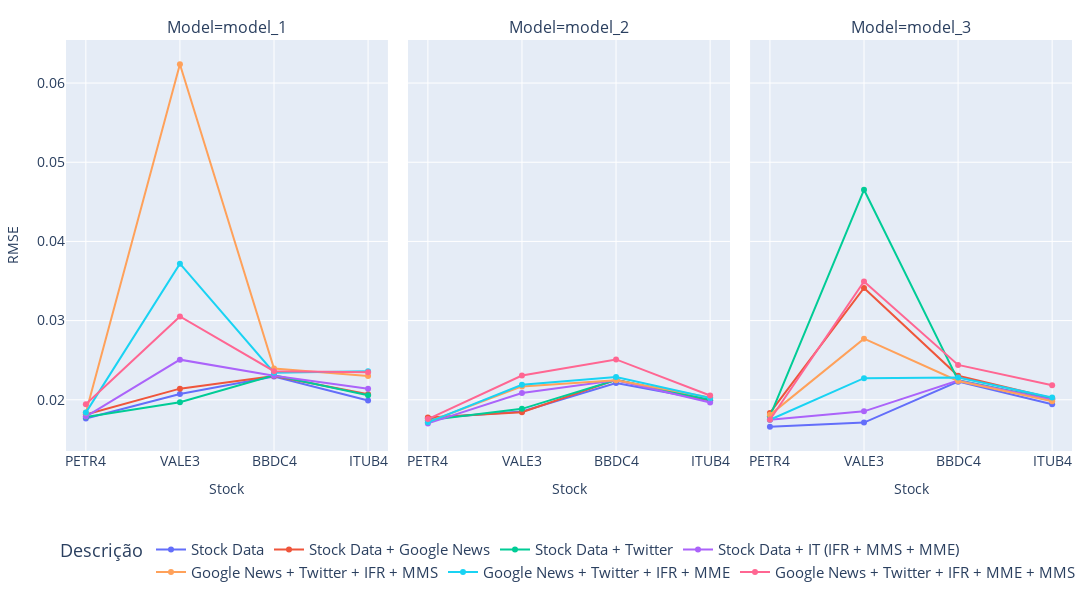

Notebook source saved alongside this figure:
### Code cell
# Grafico sem o modelo 4
fig = plot_rmse_facet_plotly(resultados_concatenados[resultados_concatenados['Model'] != 'model_4'])
fig.show()

### Figure 1 — Plotly figure (JSON) as saved in the notebook; plotly's stock layout.template omitted (floating-point values rounded to 4 significant figures)
{"data": [{"hovertemplate": "Descrição=Stock Data<br>Model=model_1<br>Stock=%{x}<br>RMSE=%{y}<extra></extra>", "legendgroup": "Stock Data", "line": {"color": "#636efa", "dash": "solid"}, "marker": {"symbol": "circle"}, "mode": "lines+markers", "name": "Stock Data", "orientation": "v", "showlegend": true, "type": "scatter", "x": ["PETR4", "VALE3", "BBDC4", "ITUB4"], "xaxis": "x", "y": [0.01763, 0.02073, 0.02294, 0.01991], "yaxis": "y"}, {"hovertemplate": "Descrição=Stock Data<br>Model=model_2<br>Stock=%{x}<br>RMSE=%{y}<extra></extra>", "legendgroup": "Stock Data", "line": {"color": "#636efa", "dash": "solid"}, "marker": {"symbol": "circle"}, "mode": "lines+markers", "name": "Stock Data", "orientation": "v", "showlegend": false, "type": "scatter", "x": ["PETR4", "VALE3", "BBDC4", "ITUB4"], "xaxis": "x2", "y": [0.01765, 0.01851, 0.02213, 0.01992], "yaxis": "y2"}, {"hovertemplate": "Descrição=Stock Data<br>Model=model_3<br>Stock=%{x}<br>RMSE=%{y}<extra></extra>", "legendgroup": "Stock Data", "line": {"color": "#636efa", "dash": "solid"}, "marker": {"symbol": "circle"}, "mode": "lines+markers", "name": "Stock Data", "orientation": "v", "showlegend": false, "type": "scatter", "x": ["PETR4", "VALE3", "BBDC4", "ITUB4"], "xaxis": "x3", "y": [0.0166, 0.01712, 0.02229, 0.01944], "yaxis": "y3"}, {"hovertemplate": "Descrição=Stock Data + Google News<br>Model=model_1<br>Stock=%{x}<br>RMSE=%{y}<extra></extra>", "legendgroup": "Stock Data + Google News", "line": {"color": "#EF553B", "dash": "solid"}, "marker": {"symbol": "circle"}, "mode": "lines+markers", "name": "Stock Data + Google News", "orientation": "v", "showlegend": true, "type": "scatter", "x": ["PETR4", "VALE3", "BBDC4", "ITUB4"], "xaxis": "x", "y": [0.01815, 0.0214, 0.02301, 0.0207], "yaxis": "y"}, {"hovertemplate": "Descrição=Stock Data + Google News<br>Model=model_2<br>Stock=%{x}<br>RMSE=%{y}<extra></extra>", "legendgroup": "Stock Data + Google News", "line": {"color": "#EF553B", "dash": "solid"}, "marker": {"symbol": "circle"}, "mode": "lines+markers", "name": "Stock Data + Google News", "orientation": "v", "showlegend": false, "type": "scatter", "x": ["PETR4", "VALE3", "BBDC4", "ITUB4"], "xaxis": "x2", "y": [0.01777, 0.01842, 0.02251, 0.01994], "yaxis": "y2"}, {"hovertemplate": "Descrição=Stock Data + Google News<br>Model=model_3<br>Stock=%{x}<br>RMSE=%{y}<extra></extra>", "legendgroup": "Stock Data + Google News", "line": {"color": "#EF553B", "dash": "solid"}, "marker": {"symbol": "circle"}, "mode": "lines+markers", "name": "Stock Data + Google News", "orientation": "v", "showlegend": false, "type": "scatter", "x": ["PETR4", "VALE3", "BBDC4", "ITUB4"], "xaxis": "x3", "y": [0.01834, 0.03412, 0.02303, 0.0202], "yaxis": "y3"}, {"hovertemplate": "Descrição=Stock Data + Twitter<br>Model=model_1<br>Stock=%{x}<br>RMSE=%{y}<extra></extra>", "legendgroup": "Stock Data + Twitter", "line": {"color": "#00cc96", "dash": "solid"}, "marker": {"symbol": "circle"}, "mode": "lines+markers", "name": "Stock Data + Twitter", "orientation": "v", "showlegend": true, "type": "scatter", "x": ["PETR4", "VALE3", "BBDC4", "ITUB4"], "xaxis": "x", "y": [0.01782, 0.0197, 0.02311, 0.02057], "yaxis": "y"}, {"hovertemplate": "Descrição=Stock Data + Twitter<br>Model=model_2<br>Stock=%{x}<br>RMSE=%{y}<extra></extra>", "legendgroup": "Stock Data + Twitter", "line": {"color": "#00cc96", "dash": "solid"}, "marker": {"symbol": "circle"}, "mode": "lines+markers", "name": "Stock Data + Twitter", "orientation": "v", "showlegend": false, "type": "scatter", "x": ["PETR4", "VALE3", "BBDC4", "ITUB4"], "xaxis": "x2", "y": [0.01741, 0.01885, 0.02248, 0.02], "yaxis": "y2"}, {"hovertemplate": "Descrição=Stock Data + Twitter<br>Model=model_3<br>Stock=%{x}<br>RMSE=%{y}<extra></extra>", "legendgroup": "Stock Data + Twitter", "line": {"color": "#00cc96", "dash": "solid"}, "marker": {"symbol": "circle"}, "mode": "lines+markers", "name": "Stock Data + Twitter", "orientation": "v", "showlegend": false, "type": "scatter", "x": ["PETR4", "VALE3", "BBDC4", "ITUB4"], "xaxis": "x3", "y": [0.01791, 0.04652, 0.02247, 0.02007], "yaxis": "y3"}, {"hovertemplate": "Descrição=Stock Data + IT (IFR + MMS + MME)<br>Model=model_1<br>Stock=%{x}<br>RMSE=%{y}<extra></extra>", "legendgroup": "Stock Data + IT (IFR + MMS + MME)", "line": {"color": "#ab63fa", "dash": "solid"}, "marker": {"symbol": "circle"}, "mode": "lines+markers", "name": "Stock Data + IT (IFR + MMS + MME)", "orientation": "v", "showlegend": true, "type": "scatter", "x": ["PETR4", "VALE3", "BBDC4", "ITUB4"], "xaxis": "x", "y": [0.01788, 0.02507, 0.02304, 0.02139], "yaxis": "y"}, {"hovertemplate": "Descrição=Stock Data + IT (IFR + MMS + MME)<br>Model=model_2<br>Stock=%{x}<br>RMSE=%{y}<extra></extra>", "legendgroup": "Stock Data + IT (IFR + MMS + MME)", "line": {"color": "#ab63fa", "dash": "solid"}, "marker": {"symbol": "circle"}, "mode": "lines+markers", "name": "Stock Data + IT (IFR + MMS + MME)", "orientation": "v", "showlegend": false, "type": "scatter", "x": ["PETR4", "VALE3", "BBDC4", "ITUB4"], "xaxis": "x2", "y": [0.01702, 0.02085, 0.02247, 0.01965], "yaxis": "y2"}, {"hovertemplate": "Descrição=Stock Data + IT (IFR + MMS + MME)<br>Model=model_3<br>Stock=%{x}<br>RMSE=%{y}<extra></extra>", "legendgroup": "Stock Data + IT (IFR + MMS + MME)", "line": {"color": "#ab63fa", "dash": "solid"}, "marker": {"symbol": "circle"}, "mode": "lines+markers", "name": "Stock Data + IT (IFR + MMS + MME)", "orientation": "v", "showlegend": false, "type": "scatter", "x": ["PETR4", "VALE3", "BBDC4", "ITUB4"], "xaxis": "x3", "y": [0.01749, 0.01854, 0.02242, 0.01999], "yaxis": "y3"}, {"hovertemplate": "Descrição=Google News + Twitter + IFR + MMS<br>Model=model_1<br>Stock=%{x}<br>RMSE=%{y}<extra></extra>", "legendgroup": "Google News + Twitter + IFR + MMS", "line": {"color": "#FFA15A", "dash": "solid"}, "marker": {"symbol": "circle"}, "mode": "lines+markers", "name": "Google News + Twitter + IFR + MMS", "orientation": "v", "showlegend": true, "type": "scatter", "x": ["PETR4", "VALE3", "BBDC4", "ITUB4"], "xaxis": "x", "y": [0.01837, 0.06237, 0.02396, 0.02299], "yaxis": "y"}, {"hovertemplate": "Descrição=Google News + Twitter + IFR + MMS<br>Model=model_2<br>Stock=%{x}<br>RMSE=%{y}<extra></extra>", "legendgroup": "Google News + Twitter + IFR + MMS", "line": {"color": "#FFA15A", "dash": "solid"}, "marker": {"symbol": "circle"}, "mode": "lines+markers", "name": "Google News + Twitter + IFR + MMS", "orientation": "v", "showlegend": false, "type": "scatter", "x": ["PETR4", "VALE3", "BBDC4", "ITUB4"], "xaxis": "x2", "y": [0.01719, 0.02169, 0.02247, 0.02029], "yaxis": "y2"}, {"hovertemplate": "Descrição=Google News + Twitter + IFR + MMS<br>Model=model_3<br>Stock=%{x}<br>RMSE=%{y}<extra></extra>", "legendgroup": "Google News + Twitter + IFR + MMS", "line": {"color": "#FFA15A", "dash": "solid"}, "marker": {"symbol": "circle"}, "mode": "lines+markers", "name": "Google News + Twitter + IFR + MMS", "orientation": "v", "showlegend": false, "type": "scatter", "x": ["PETR4", "VALE3", "BBDC4", "ITUB4"], "xaxis": "x3", "y": [0.0181, 0.02772, 0.02237, 0.01982], "yaxis": "y3"}, {"hovertemplate": "Descrição=Google News + Twitter + IFR + MME<br>Model=model_1<br>Stock=%{x}<br>RMSE=%{y}<extra></extra>", "legendgroup": "Google News + Twitter + IFR + MME", "line": {"color": "#19d3f3", "dash": "solid"}, "marker": {"symbol": "circle"}, "mode": "lines+markers", "name": "Google News + Twitter + IFR + MME", "orientation": "v", "showlegend": true, "type": "scatter", "x": ["PETR4", "VALE3", "BBDC4", "ITUB4"], "xaxis": "x", "y": [0.01838, 0.03718, 0.02341, 0.02361], "yaxis": "y"}, {"hovertemplate": "Descrição=Google News + Twitter + IFR + MME<br>Model=model_2<br>Stock=%{x}<br>RMSE=%{y}<extra></extra>", "legendgroup": "Google News + Twitter + IFR + MME", "line": {"color": "#19d3f3", "dash": "solid"}, "marker": {"symbol": "circle"}, "mode": "lines+markers", "name": "Google News + Twitter + IFR + MME", "orientation": "v", "showlegend": false, "type": "scatter", "x": ["PETR4", "VALE3", "BBDC4", "ITUB4"], "xaxis": "x2", "y": [0.01715, 0.02188, 0.02287, 0.02022], "yaxis": "y2"}, {"hovertemplate": "Descrição=Google News + Twitter + IFR + MME<br>Model=model_3<br>Stock=%{x}<br>RMSE=%{y}<extra></extra>", "legendgroup": "Google News + Twitter + IFR + MME", "line": {"color": "#19d3f3", "dash": "solid"}, "marker": {"symbol": "circle"}, "mode": "lines+markers", "name": "Google News + Twitter + IFR + MME", "orientation": "v", "showlegend": false, "type": "scatter", "x": ["PETR4", "VALE3", "BBDC4", "ITUB4"], "xaxis": "x3", "y": [0.01747, 0.02272, 0.0228, 0.02028], "yaxis": "y3"}, {"hovertemplate": "Descrição=Google News + Twitter + IFR + MME + MMS<br>Model=model_1<br>Stock=%{x}<br>RMSE=%{y}<extra></extra>", "legendgroup": "Google News + Twitter + IFR + MME + MMS", "line": {"color": "#FF6692", "dash": "solid"}, "marker": {"symbol": "circle"}, "mode": "lines+markers", "name": "Google News + Twitter + IFR + MME + MMS", "orientation": "v", "showlegend": true, "type": "scatter", "x": ["PETR4", "VALE3", "BBDC4", "ITUB4"], "xaxis": "x", "y": [0.01945, 0.03052, 0.02361, 0.02348], "yaxis": "y"}, {"hovertemplate": "Descrição=Google News + Twitter + IFR + MME + MMS<br>Model=model_2<br>Stock=%{x}<br>RMSE=%{y}<extra></extra>", "legendgroup": "Google News + Twitter + IFR + MME + MMS", "line": {"color": "#FF6692", "dash": "solid"}, "marker": {"symbol": "circle"}, "mode": "lines+markers", "name": "Google News + Twitter + IFR + MME + MMS", "orientation": "v", "showlegend": false, "type": "scatter", "x": ["PETR4", "VALE3", "BBDC4", "ITUB4"], "xaxis": "x2", "y": [0.01756, 0.02306, 0.0251, 0.02055], "yaxis": "y2"}, {"hovertemplate": "Descrição=Google News + Twitter + IFR + MME + MMS<br>Model=model_3<br>Stock=%{x}<br>RMSE=%{y}<extra></extra>", "legendgroup": "Google News + Twitter + IFR + MME + MMS", "line": {"color": "#FF6692", "dash": "solid"}, "marker": {"symbol": "circle"}, "mode": "lines+markers", "name": "Google News + Twitter + IFR + MME + MMS", "orientation": "v", "showlegend": false, "type": "scatter", "x": ["PETR4", "VALE3", "BBDC4", "ITUB4"], "xaxis": "x3", "y": [0.01748, 0.03495, 0.0244, 0.02184], "yaxis": "y3"}], "layout": {"annotations": [{"font": {"size": 16}, "showarrow": false, "text": "Model=model_1", "x": 0.16, "xanchor": "center", "xref": "paper", "y": 1, "yanchor": "bottom", "yref": "paper"}, {"font": {"size": 16}, "showarrow": false, "text": "Model=model_2", "x": 0.5, "xanchor": "center", "xref": "paper", "y": 1, "yanchor": "bottom", "yref": "paper"}, {"font": {"size": 16}, "showarrow": false, "text": "Model=model_3", "x": 0.84, "xanchor": "center", "xref": "paper", "y": 1, "yanchor": "bottom", "yref": "paper"}], "font": {"size": 10}, "height": 600, "legend": {"font": {"size": 15}, "orientation": "h", "title": {"text": "Descrição"}, "tracegroupgap": 0, "x": 0.5, "xanchor": "center", "y": -0.2, "yanchor": "top"}, "margin": {"b": 60, "l": 20, "r": 20, "t": 40}, "title": {"x": 0.5}, "width": 1400, "xaxis": {"anchor": "y", "domain": [0, 0.32], "tickfont": {"size": 14}, "title": {"font": {"size": 14}, "text": "Stock"}}, "xaxis2": {"anchor": "y2", "domain": [0.34, 0.66], "matches": "x", "tickfont": {"size": 14}, "title": {"font": {"size": 14}, "text": "Stock"}}, "xaxis3": {"anchor": "y3", "domain": [0.68, 1.0], "matches": "x", "tickfont": {"size": 14}, "title": {"font": {"size": 14}, "text": "Stock"}}, "yaxis": {"anchor": "x", "domain": [0, 1], "tickfont": {"size": 14}, "title": {"font": {"size": 14}, "text": "RMSE"}}, "yaxis2": {"anchor": "x2", "domain": [0, 1], "matches": "y", "showticklabels": false, "tickfont": {"size": 14}, "title": {"font": {"size": 14}}}, "yaxis3": {"anchor": "x3", "domain": [0, 1], "matches": "y", "showticklabels": false, "tickfont": {"size": 14}, "title": {"font": {"size": 14}}}}}
